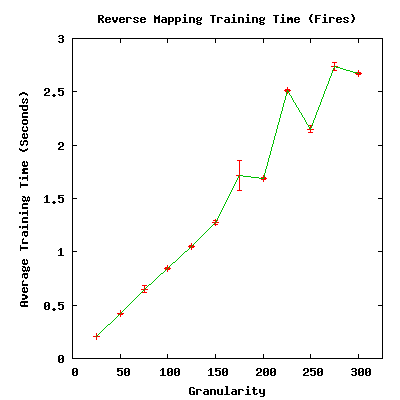

The script that saved this image:

set terminal png nocrop enhanced size 400, 400
set output "plot.png"
set xlabel "Granularity"
set ylabel "Average Training Time (Seconds)"
set nokey
set title "Reverse Mapping Training Time (Fires)"

set xrange [0:325]
plot "rm_times" with errorbars, "rm_times" with lines 
